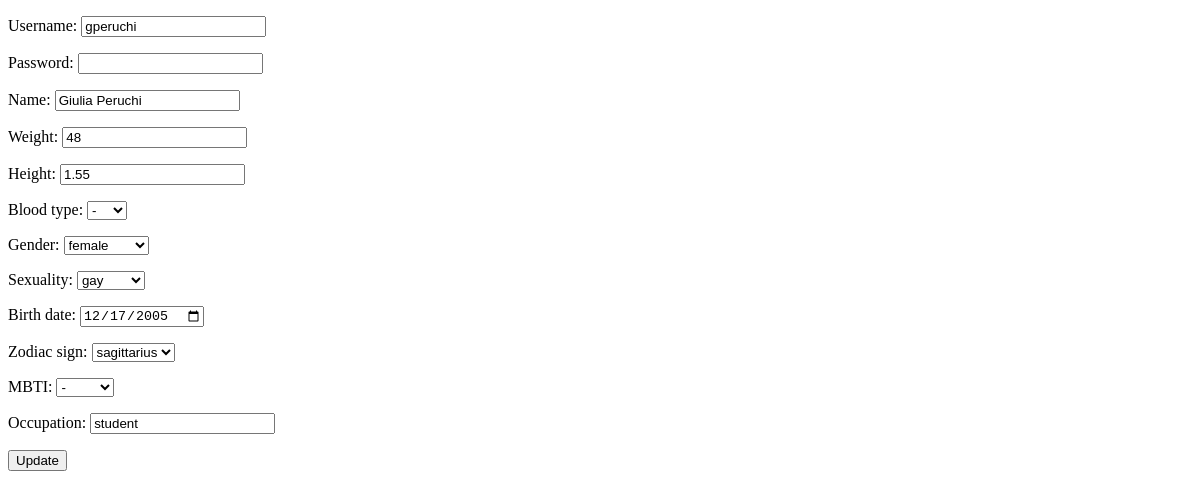
Before: /user/edit-user.php?username=gperuchi (signed in) with the older database file.
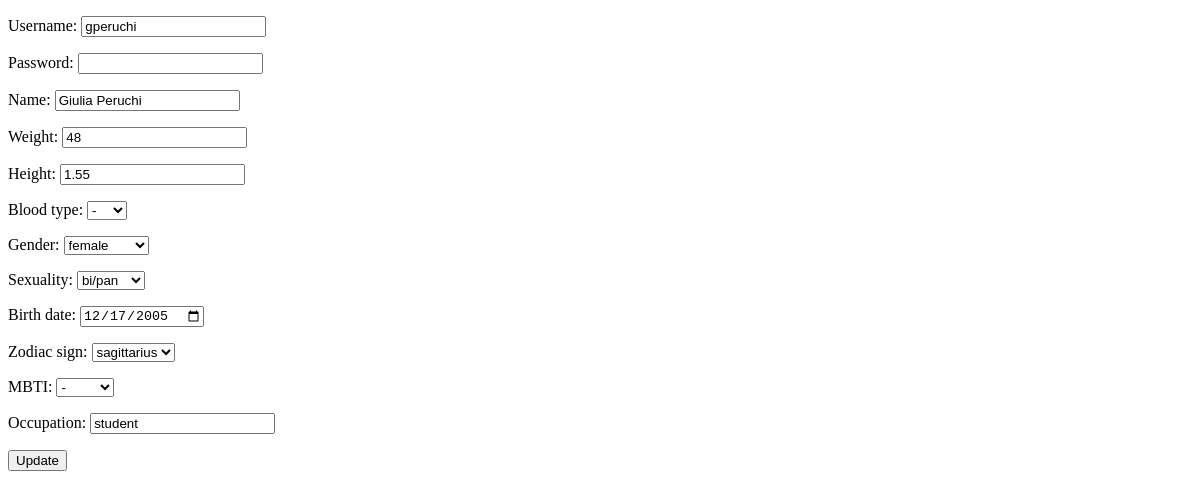
After: the same page with the newer database file.
### tables this page shows
create table users(
username varchar(20),
password varchar(255) not null,
name varchar(40),
weight double,
height double,
blood_type varchar(3),
gender varchar(9),
sexuality varchar(13),
birth_date date,
zodiac_sign varchar(11),
mbti char(4),
occupation varchar(30),
primary key(username));

### user/edit-user.php (the view, shortened to what this page needs)
<!DOCTYPE html>
<html lang="en-us">
	<head>
	</head>
	<body>
		<?php
			include_once "../database.php";
			$username = $_GET["username"];
			$sql = "select * from users where username like '$username'";
			$result = mysqli_query($connection, $sql);
			while ($row = mysqli_fetch_assoc($result)) {
		?>
		<form action="update-user.php" method="POST">
			<p>Username: <input type="text" name="username" maxlength="20" value="<?php echo $row["username"]?>" readonly required></p>
			<p>Password: <input type="password" name="password" maxlength="30" required></p>
			<p>Name: <input type="text" name="name" maxlength="40" onkeydown="return /[a-z]/i.test(event.key)" value="<?php echo $row["name"]?>"></p>
			<p>Weight: <input type="number" name="weight" min="0" step="0.1" value="<?php echo $row["weight"]?>"></p>
			<p>Height: <input type="number" name="height" min="0" step="0.01" value="<?php echo $row["height"]?>"></p>
			<p>Blood type:
				<select name="blood-type">
					<option <?php if ($row['blood_type'] == null) echo "selected"; ?>>-</option>
				</select>
			</p>
			<p>Gender:
				<select name="gender">
					<option <?php if ($row['gender'] == 'female') echo "selected"; ?>>female</option>
				</select>
			</p>
			<p>Sexuality:
				<select name="sexuality">
					<option <?php if ($row['sexuality'] == 'gay') echo "selected"; ?>>gay</option>
					<option <?php if ($row['sexuality'] == 'bi/pan') echo "selected"; ?>>bi/pan</option>
				</select>
			</p>
			<p>Birth date: <input type="date" name="birth-date" value="<?php echo $row["birth_date"]?>"></p>
			<p>Zodiac sign:
				<select name="zodiac-sign">
					<option <?php if ($row['zodiac_sign'] == 'sagittarius') echo "selected"; ?>>sagittarius</option>
				</select>
			</p>
			<p>MBTI:
				<select name="mbti">
					<option <?php if ($row['mbti'] == null) echo "selected"; ?>>-</option>
				</select>
			</p>
			<p>Occupation: <input type="text" name="occupation" maxlength="30" value="<?php echo $row["occupation"]?>"></p>
			<?php
				}
			?>
			<button>Update</button>
		</form>
	</body>
</html>

Changed rows visible on the page:
changed users "gperuchi": sexuality "gay" → "bi/pan"
